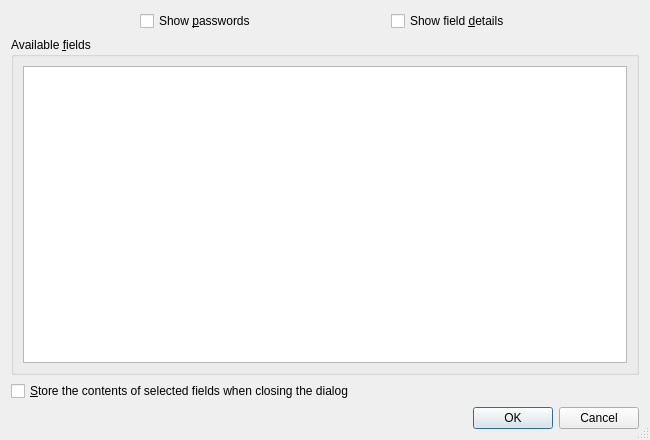
<?xml version="1.0" encoding="UTF-8"?>
<ui version="4.0">
 <class>WebEngineCustomizeCacheableFieldsDlg</class>
 <widget class="QDialog" name="WebEngineCustomizeCacheableFieldsDlg">
  <property name="geometry">
   <rect>
    <x>0</x>
    <y>0</y>
    <width>650</width>
    <height>440</height>
   </rect>
  </property>
  <property name="windowTitle">
   <string>Customize Fields To Store</string>
  </property>
  <property name="sizeGripEnabled">
   <bool>true</bool>
  </property>
  <property name="modal">
   <bool>true</bool>
  </property>
  <layout class="QVBoxLayout" name="verticalLayout_2">
   <item>
    <layout class="QHBoxLayout" name="horizontalLayout">
     <item>
      <spacer name="horizontalSpacer">
       <property name="orientation">
        <enum>Qt::Orientation::Horizontal</enum>
       </property>
       <property name="sizeHint" stdset="0">
        <size>
         <width>40</width>
         <height>20</height>
        </size>
       </property>
      </spacer>
     </item>
     <item>
      <widget class="QCheckBox" name="showPasswords">
       <property name="toolTip">
        <string>Switch between displaying passwords or placeholders</string>
       </property>
       <property name="text">
        <string>Show &amp;passwords</string>
       </property>
      </widget>
     </item>
     <item>
      <spacer name="horizontalSpacer_3">
       <property name="orientation">
        <enum>Qt::Orientation::Horizontal</enum>
       </property>
       <property name="sizeHint" stdset="0">
        <size>
         <width>40</width>
         <height>20</height>
        </size>
       </property>
      </spacer>
     </item>
     <item>
      <widget class="QCheckBox" name="showDetails">
       <property name="toolTip">
        <string>Show advanced information about the fields</string>
       </property>
       <property name="text">
        <string>Show field &amp;details</string>
       </property>
      </widget>
     </item>
     <item>
      <spacer name="horizontalSpacer_2">
       <property name="orientation">
        <enum>Qt::Orientation::Horizontal</enum>
       </property>
       <property name="sizeHint" stdset="0">
        <size>
         <width>35</width>
         <height>19</height>
        </size>
       </property>
      </spacer>
     </item>
    </layout>
   </item>
   <item>
    <widget class="QGroupBox" name="groupBox">
     <property name="title">
      <string>Available &amp;fields</string>
     </property>
     <layout class="QVBoxLayout" name="verticalLayout">
      <item>
       <widget class="WebFieldsDataView" name="fields"/>
      </item>
     </layout>
    </widget>
   </item>
   <item>
    <widget class="QCheckBox" name="immediatelyCacheData">
     <property name="toolTip">
      <string>Store form data in KWallet when closing the dialog</string>
     </property>
     <property name="text">
      <string>&amp;Store the contents of selected fields when closing the dialog</string>
     </property>
    </widget>
   </item>
   <item>
    <widget class="QDialogButtonBox" name="buttons">
     <property name="orientation">
      <enum>Qt::Orientation::Horizontal</enum>
     </property>
     <property name="standardButtons">
      <set>QDialogButtonBox::StandardButton::Cancel|QDialogButtonBox::StandardButton::Ok</set>
     </property>
    </widget>
   </item>
  </layout>
 </widget>
 <customwidgets>
  <customwidget>
   <class>WebFieldsDataView</class>
   <extends>QTableView</extends>
   <header>webfieldsdataview.h</header>
  </customwidget>
 </customwidgets>
 <resources/>
 <connections>
  <connection>
   <sender>buttons</sender>
   <signal>accepted()</signal>
   <receiver>WebEngineCustomizeCacheableFieldsDlg</receiver>
   <slot>accept()</slot>
   <hints>
    <hint type="sourcelabel">
     <x>248</x>
     <y>254</y>
    </hint>
    <hint type="destinationlabel">
     <x>157</x>
     <y>274</y>
    </hint>
   </hints>
  </connection>
  <connection>
   <sender>buttons</sender>
   <signal>rejected()</signal>
   <receiver>WebEngineCustomizeCacheableFieldsDlg</receiver>
   <slot>reject()</slot>
   <hints>
    <hint type="sourcelabel">
     <x>316</x>
     <y>260</y>
    </hint>
    <hint type="destinationlabel">
     <x>286</x>
     <y>274</y>
    </hint>
   </hints>
  </connection>
 </connections>
</ui>
